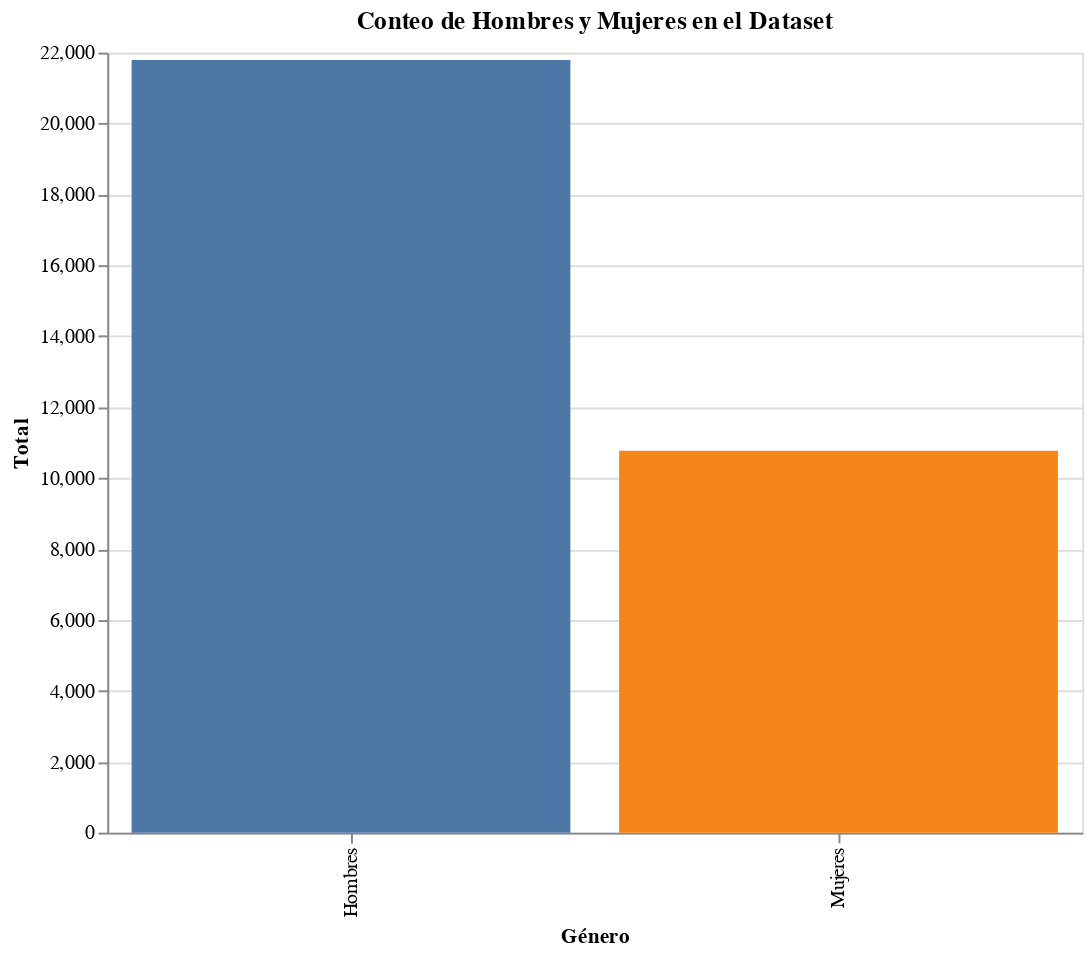

This figure's notebook cell:
### Markdown cell above
Podemos observar que la cantidad de individuos con la edad mínima es bastante más elevada que los de edad máxima (algo bastante lógico, teniendo en cuenta que el máximo es 90 años)

### Code cell
#Aquí tenemos un error común y algo que se debe limpiar, que no existan espacios al inicio del nombre de las )columnas.
print(data["sex"].unique())
datacopy=data.copy()
df = clean_dataframe_whitespace(datacopy)


femaleCount = (df["sex"] == "Female").sum()
print(f"Total de mujeres: {femaleCount}, representan un total de {percentage_of_total(femaleCount, len(df))}% sobre el dataset")
maleCount = (df["sex"] == "Male").sum()
print(f"Total de hombres: {maleCount}, representan un total de {percentage_of_total(maleCount, len(df))}% sobre el dataset")


total        = len(df)

counts_df = pd.DataFrame({
    "sex": ["Hombres", "Mujeres"],
    "count": [maleCount, femaleCount],
    "percentage": [percentage_of_total(maleCount, total),
                   percentage_of_total(femaleCount, total)]
})



chart = alt.Chart(counts_df).mark_bar().encode(
    x=alt.X('sex:N', title='Género'),
    y=alt.Y('count:Q', title='Total'),
    color=alt.Color('sex:N', legend=None)
).properties(
    title='Conteo de Hombres y Mujeres en el Dataset',
    width=500,
    height=400
)

chart.show()

### Figure 1 — Vega-Lite specification as saved in the notebook (floating-point values rounded to 4 significant figures)
{"config": {"view": {"continuousWidth": 300, "continuousHeight": 300}}, "data": {"name": "data-23fa04ac187aab2d0ee759818562c8a8"}, "mark": {"type": "bar"}, "encoding": {"color": {"field": "sex", "legend": null, "type": "nominal"}, "x": {"field": "sex", "title": "Género", "type": "nominal"}, "y": {"field": "count", "title": "Total", "type": "quantitative"}}, "height": 400, "title": "Conteo de Hombres y Mujeres en el Dataset", "width": 500, "$schema": "https://vega.github.io/schema/vega-lite/v5.20.1.json", "datasets": {"data-23fa04ac187aab2d0ee759818562c8a8": [{"sex": "Hombres", "count": 21790, "percentage": 66.92}, {"sex": "Mujeres", "count": 10771, "percentage": 33.08}]}}
